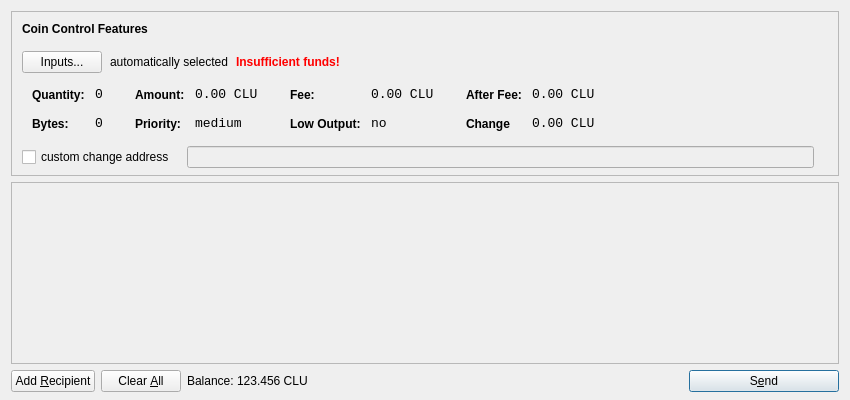
<?xml version="1.0" encoding="UTF-8"?>
<ui version="4.0">
 <class>SendCoinsDialog</class>
 <widget class="QDialog" name="SendCoinsDialog">
  <property name="geometry">
   <rect>
    <x>0</x>
    <y>0</y>
    <width>850</width>
    <height>400</height>
   </rect>
  </property>
  <property name="windowTitle">
   <string>Send Coins</string>
  </property>
  <layout class="QVBoxLayout" name="verticalLayout" stretch="0,1,0">
   <property name="bottomMargin">
    <number>8</number>
   </property>
   <item>
    <widget class="QFrame" name="frameCoinControl">
     <property name="sizePolicy">
      <sizepolicy hsizetype="Expanding" vsizetype="Expanding">
       <horstretch>0</horstretch>
       <verstretch>0</verstretch>
      </sizepolicy>
     </property>
     <property name="maximumSize">
      <size>
       <width>16777215</width>
       <height>16777215</height>
      </size>
     </property>
     <property name="frameShape">
      <enum>QFrame::StyledPanel</enum>
     </property>
     <property name="frameShadow">
      <enum>QFrame::Sunken</enum>
     </property>
     <layout class="QVBoxLayout" name="verticalLayoutCoinControl2">
      <property name="spacing">
       <number>-1</number>
      </property>
      <property name="leftMargin">
       <number>0</number>
      </property>
      <property name="topMargin">
       <number>0</number>
      </property>
      <property name="rightMargin">
       <number>0</number>
      </property>
      <property name="bottomMargin">
       <number>6</number>
      </property>
      <item>
       <layout class="QVBoxLayout" name="verticalLayoutCoinControl" stretch="0,0,0,0,1">
        <property name="spacing">
         <number>0</number>
        </property>
        <property name="leftMargin">
         <number>10</number>
        </property>
        <property name="topMargin">
         <number>10</number>
        </property>
        <item>
         <layout class="QHBoxLayout" name="horizontalLayoutCoinControl1">
          <property name="bottomMargin">
           <number>15</number>
          </property>
          <item>
           <widget class="QLabel" name="labelCoinControlFeatures">
            <property name="sizePolicy">
             <sizepolicy hsizetype="Preferred" vsizetype="Maximum">
              <horstretch>0</horstretch>
              <verstretch>0</verstretch>
             </sizepolicy>
            </property>
            <property name="font">
             <font>
              <weight>75</weight>
              <bold>true</bold>
             </font>
            </property>
            <property name="styleSheet">
             <string notr="true">font-weight:bold;</string>
            </property>
            <property name="text">
             <string>Coin Control Features</string>
            </property>
           </widget>
          </item>
         </layout>
        </item>
        <item>
         <layout class="QHBoxLayout" name="horizontalLayoutCoinControl2" stretch="0,0,0,0">
          <property name="spacing">
           <number>8</number>
          </property>
          <property name="bottomMargin">
           <number>10</number>
          </property>
          <item>
           <widget class="QPushButton" name="pushButtonCoinControl">
            <property name="styleSheet">
             <string notr="true"/>
            </property>
            <property name="text">
             <string>Inputs...</string>
            </property>
           </widget>
          </item>
          <item>
           <widget class="QLabel" name="labelCoinControlAutomaticallySelected">
            <property name="text">
             <string>automatically selected</string>
            </property>
            <property name="margin">
             <number>5</number>
            </property>
           </widget>
          </item>
          <item>
           <widget class="QLabel" name="labelCoinControlInsuffFunds">
            <property name="font">
             <font>
              <weight>75</weight>
              <bold>true</bold>
             </font>
            </property>
            <property name="styleSheet">
             <string notr="true">color:red;font-weight:bold;</string>
            </property>
            <property name="text">
             <string>Insufficient funds!</string>
            </property>
            <property name="margin">
             <number>5</number>
            </property>
           </widget>
          </item>
          <item>
           <spacer name="horizontalSpacerCoinControl">
            <property name="orientation">
             <enum>Qt::Horizontal</enum>
            </property>
            <property name="sizeHint" stdset="0">
             <size>
              <width>40</width>
              <height>1</height>
             </size>
            </property>
           </spacer>
          </item>
         </layout>
        </item>
        <item>
         <widget class="QWidget" name="widgetCoinControl" native="true">
          <property name="sizePolicy">
           <sizepolicy hsizetype="Preferred" vsizetype="Preferred">
            <horstretch>0</horstretch>
            <verstretch>0</verstretch>
           </sizepolicy>
          </property>
          <property name="minimumSize">
           <size>
            <width>0</width>
            <height>0</height>
           </size>
          </property>
          <property name="styleSheet">
           <string notr="true"/>
          </property>
          <layout class="QHBoxLayout" name="horizontalLayoutCoinControl5">
           <property name="margin">
            <number>0</number>
           </property>
           <item>
            <layout class="QHBoxLayout" name="horizontalLayoutCoinControl3" stretch="0,0,0,1">
             <property name="spacing">
              <number>20</number>
             </property>
             <property name="topMargin">
              <number>0</number>
             </property>
             <property name="bottomMargin">
              <number>10</number>
             </property>
             <item>
              <layout class="QFormLayout" name="formLayoutCoinControl1">
               <property name="horizontalSpacing">
                <number>10</number>
               </property>
               <property name="verticalSpacing">
                <number>14</number>
               </property>
               <property name="leftMargin">
                <number>10</number>
               </property>
               <property name="topMargin">
                <number>4</number>
               </property>
               <property name="rightMargin">
                <number>6</number>
               </property>
               <item row="0" column="0">
                <widget class="QLabel" name="labelCoinControlQuantityText">
                 <property name="styleSheet">
                  <string notr="true">font-weight:bold;</string>
                 </property>
                 <property name="text">
                  <string>Quantity:</string>
                 </property>
                 <property name="margin">
                  <number>0</number>
                 </property>
                </widget>
               </item>
               <item row="0" column="1">
                <widget class="QLabel" name="labelCoinControlQuantity">
                 <property name="font">
                  <font>
                   <family>Monospace</family>
                   <pointsize>10</pointsize>
                  </font>
                 </property>
                 <property name="cursor">
                  <cursorShape>IBeamCursor</cursorShape>
                 </property>
                 <property name="contextMenuPolicy">
                  <enum>Qt::ActionsContextMenu</enum>
                 </property>
                 <property name="text">
                  <string>0</string>
                 </property>
                 <property name="margin">
                  <number>0</number>
                 </property>
                 <property name="textInteractionFlags">
                  <set>Qt::LinksAccessibleByMouse|Qt::TextSelectableByKeyboard|Qt::TextSelectableByMouse</set>
                 </property>
                </widget>
               </item>
               <item row="1" column="0">
                <widget class="QLabel" name="labelCoinControlBytesText">
                 <property name="styleSheet">
                  <string notr="true">font-weight:bold;</string>
                 </property>
                 <property name="text">
                  <string>Bytes:</string>
                 </property>
                </widget>
               </item>
               <item row="1" column="1">
                <widget class="QLabel" name="labelCoinControlBytes">
                 <property name="font">
                  <font>
                   <family>Monospace</family>
                   <pointsize>10</pointsize>
                  </font>
                 </property>
                 <property name="cursor">
                  <cursorShape>IBeamCursor</cursorShape>
                 </property>
                 <property name="contextMenuPolicy">
                  <enum>Qt::ActionsContextMenu</enum>
                 </property>
                 <property name="text">
                  <string>0</string>
                 </property>
                 <property name="textInteractionFlags">
                  <set>Qt::LinksAccessibleByMouse|Qt::TextSelectableByKeyboard|Qt::TextSelectableByMouse</set>
                 </property>
                </widget>
               </item>
              </layout>
             </item>
             <item>
              <layout class="QFormLayout" name="formLayoutCoinControl2">
               <property name="horizontalSpacing">
                <number>10</number>
               </property>
               <property name="verticalSpacing">
                <number>14</number>
               </property>
               <property name="leftMargin">
                <number>6</number>
               </property>
               <property name="topMargin">
                <number>4</number>
               </property>
               <property name="rightMargin">
                <number>6</number>
               </property>
               <item row="0" column="0">
                <widget class="QLabel" name="labelCoinControlAmountText">
                 <property name="styleSheet">
                  <string notr="true">font-weight:bold;</string>
                 </property>
                 <property name="text">
                  <string>Amount:</string>
                 </property>
                 <property name="margin">
                  <number>0</number>
                 </property>
                </widget>
               </item>
               <item row="0" column="1">
                <widget class="QLabel" name="labelCoinControlAmount">
                 <property name="font">
                  <font>
                   <family>Monospace</family>
                   <pointsize>10</pointsize>
                  </font>
                 </property>
                 <property name="cursor">
                  <cursorShape>IBeamCursor</cursorShape>
                 </property>
                 <property name="contextMenuPolicy">
                  <enum>Qt::ActionsContextMenu</enum>
                 </property>
                 <property name="text">
                  <string notr="true">0.00 CLU</string>
                 </property>
                 <property name="textInteractionFlags">
                  <set>Qt::LinksAccessibleByMouse|Qt::TextSelectableByKeyboard|Qt::TextSelectableByMouse</set>
                 </property>
                </widget>
               </item>
               <item row="1" column="0">
                <widget class="QLabel" name="labelCoinControlPriorityText">
                 <property name="styleSheet">
                  <string notr="true">font-weight:bold;</string>
                 </property>
                 <property name="text">
                  <string>Priority:</string>
                 </property>
                </widget>
               </item>
               <item row="1" column="1">
                <widget class="QLabel" name="labelCoinControlPriority">
                 <property name="font">
                  <font>
                   <family>Monospace</family>
                   <pointsize>10</pointsize>
                  </font>
                 </property>
                 <property name="cursor">
                  <cursorShape>IBeamCursor</cursorShape>
                 </property>
                 <property name="contextMenuPolicy">
                  <enum>Qt::ActionsContextMenu</enum>
                 </property>
                 <property name="text">
                  <string>medium</string>
                 </property>
                 <property name="textInteractionFlags">
                  <set>Qt::LinksAccessibleByMouse|Qt::TextSelectableByKeyboard|Qt::TextSelectableByMouse</set>
                 </property>
                </widget>
               </item>
              </layout>
             </item>
             <item>
              <layout class="QFormLayout" name="formLayoutCoinControl3">
               <property name="horizontalSpacing">
                <number>10</number>
               </property>
               <property name="verticalSpacing">
                <number>14</number>
               </property>
               <property name="leftMargin">
                <number>6</number>
               </property>
               <property name="topMargin">
                <number>4</number>
               </property>
               <property name="rightMargin">
                <number>6</number>
               </property>
               <item row="0" column="0">
                <widget class="QLabel" name="labelCoinControlFeeText">
                 <property name="styleSheet">
                  <string notr="true">font-weight:bold;</string>
                 </property>
                 <property name="text">
                  <string>Fee:</string>
                 </property>
                 <property name="margin">
                  <number>0</number>
                 </property>
                </widget>
               </item>
               <item row="0" column="1">
                <widget class="QLabel" name="labelCoinControlFee">
                 <property name="font">
                  <font>
                   <family>Monospace</family>
                   <pointsize>10</pointsize>
                  </font>
                 </property>
                 <property name="cursor">
                  <cursorShape>IBeamCursor</cursorShape>
                 </property>
                 <property name="contextMenuPolicy">
                  <enum>Qt::ActionsContextMenu</enum>
                 </property>
                 <property name="text">
                  <string notr="true">0.00 CLU</string>
                 </property>
                 <property name="textInteractionFlags">
                  <set>Qt::LinksAccessibleByMouse|Qt::TextSelectableByKeyboard|Qt::TextSelectableByMouse</set>
                 </property>
                </widget>
               </item>
               <item row="1" column="0">
                <widget class="QLabel" name="labelCoinControlLowOutputText">
                 <property name="styleSheet">
                  <string notr="true">font-weight:bold;</string>
                 </property>
                 <property name="text">
                  <string>Low Output:</string>
                 </property>
                </widget>
               </item>
               <item row="1" column="1">
                <widget class="QLabel" name="labelCoinControlLowOutput">
                 <property name="font">
                  <font>
                   <family>Monospace</family>
                   <pointsize>10</pointsize>
                  </font>
                 </property>
                 <property name="cursor">
                  <cursorShape>IBeamCursor</cursorShape>
                 </property>
                 <property name="contextMenuPolicy">
                  <enum>Qt::ActionsContextMenu</enum>
                 </property>
                 <property name="text">
                  <string>no</string>
                 </property>
                 <property name="textInteractionFlags">
                  <set>Qt::LinksAccessibleByMouse|Qt::TextSelectableByKeyboard|Qt::TextSelectableByMouse</set>
                 </property>
                </widget>
               </item>
              </layout>
             </item>
             <item>
              <layout class="QFormLayout" name="formLayoutCoinControl4">
               <property name="horizontalSpacing">
                <number>10</number>
               </property>
               <property name="verticalSpacing">
                <number>14</number>
               </property>
               <property name="leftMargin">
                <number>6</number>
               </property>
               <property name="topMargin">
                <number>4</number>
               </property>
               <property name="rightMargin">
                <number>6</number>
               </property>
               <item row="0" column="0">
                <widget class="QLabel" name="labelCoinControlAfterFeeText">
                 <property name="styleSheet">
                  <string notr="true">font-weight:bold;</string>
                 </property>
                 <property name="text">
                  <string>After Fee:</string>
                 </property>
                 <property name="margin">
                  <number>0</number>
                 </property>
                </widget>
               </item>
               <item row="0" column="1">
                <widget class="QLabel" name="labelCoinControlAfterFee">
                 <property name="font">
                  <font>
                   <family>Monospace</family>
                   <pointsize>10</pointsize>
                  </font>
                 </property>
                 <property name="cursor">
                  <cursorShape>IBeamCursor</cursorShape>
                 </property>
                 <property name="contextMenuPolicy">
                  <enum>Qt::ActionsContextMenu</enum>
                 </property>
                 <property name="text">
                  <string notr="true">0.00 CLU</string>
                 </property>
                 <property name="textInteractionFlags">
                  <set>Qt::LinksAccessibleByMouse|Qt::TextSelectableByKeyboard|Qt::TextSelectableByMouse</set>
                 </property>
                </widget>
               </item>
               <item row="1" column="0">
                <widget class="QLabel" name="labelCoinControlChangeText">
                 <property name="styleSheet">
                  <string notr="true">font-weight:bold;</string>
                 </property>
                 <property name="text">
                  <string>Change</string>
                 </property>
                </widget>
               </item>
               <item row="1" column="1">
                <widget class="QLabel" name="labelCoinControlChange">
                 <property name="font">
                  <font>
                   <family>Monospace</family>
                   <pointsize>10</pointsize>
                  </font>
                 </property>
                 <property name="cursor">
                  <cursorShape>IBeamCursor</cursorShape>
                 </property>
                 <property name="contextMenuPolicy">
                  <enum>Qt::ActionsContextMenu</enum>
                 </property>
                 <property name="text">
                  <string notr="true">0.00 CLU</string>
                 </property>
                 <property name="textInteractionFlags">
                  <set>Qt::LinksAccessibleByMouse|Qt::TextSelectableByKeyboard|Qt::TextSelectableByMouse</set>
                 </property>
                </widget>
               </item>
              </layout>
             </item>
            </layout>
           </item>
          </layout>
         </widget>
        </item>
        <item>
         <layout class="QHBoxLayout" name="horizontalLayoutCoinControl4" stretch="0,0,0">
          <property name="spacing">
           <number>12</number>
          </property>
          <property name="sizeConstraint">
           <enum>QLayout::SetDefaultConstraint</enum>
          </property>
          <property name="topMargin">
           <number>5</number>
          </property>
          <property name="rightMargin">
           <number>5</number>
          </property>
          <item>
           <widget class="QCheckBox" name="checkBoxCoinControlChange">
            <property name="text">
             <string>custom change address</string>
            </property>
           </widget>
          </item>
          <item>
           <widget class="QLineEdit" name="lineEditCoinControlChange">
            <property name="enabled">
             <bool>false</bool>
            </property>
            <property name="sizePolicy">
             <sizepolicy hsizetype="Expanding" vsizetype="Fixed">
              <horstretch>0</horstretch>
              <verstretch>0</verstretch>
             </sizepolicy>
            </property>
           </widget>
          </item>
          <item>
           <widget class="QLabel" name="labelCoinControlChangeLabel">
            <property name="sizePolicy">
             <sizepolicy hsizetype="Preferred" vsizetype="Expanding">
              <horstretch>0</horstretch>
              <verstretch>0</verstretch>
             </sizepolicy>
            </property>
            <property name="minimumSize">
             <size>
              <width>0</width>
              <height>0</height>
             </size>
            </property>
            <property name="text">
             <string/>
            </property>
            <property name="margin">
             <number>3</number>
            </property>
           </widget>
          </item>
         </layout>
        </item>
        <item>
         <spacer name="verticalSpacerCoinControl">
          <property name="orientation">
           <enum>Qt::Vertical</enum>
          </property>
          <property name="sizeHint" stdset="0">
           <size>
            <width>800</width>
            <height>1</height>
           </size>
          </property>
         </spacer>
        </item>
       </layout>
      </item>
     </layout>
    </widget>
   </item>
   <item>
    <widget class="QScrollArea" name="scrollArea">
     <property name="widgetResizable">
      <bool>true</bool>
     </property>
     <widget class="QWidget" name="scrollAreaWidgetContents">
      <property name="geometry">
       <rect>
        <x>0</x>
        <y>0</y>
        <width>830</width>
        <height>165</height>
       </rect>
      </property>
      <layout class="QVBoxLayout" name="verticalLayout_2">
       <property name="margin">
        <number>0</number>
       </property>
       <item>
        <layout class="QVBoxLayout" name="entries">
         <property name="spacing">
          <number>6</number>
         </property>
        </layout>
       </item>
       <item>
        <spacer name="verticalSpacer">
         <property name="orientation">
          <enum>Qt::Vertical</enum>
         </property>
         <property name="sizeHint" stdset="0">
          <size>
           <width>20</width>
           <height>40</height>
          </size>
         </property>
        </spacer>
       </item>
      </layout>
     </widget>
    </widget>
   </item>
   <item>
    <layout class="QHBoxLayout" name="horizontalLayout">
     <item>
      <widget class="QPushButton" name="addButton">
       <property name="toolTip">
        <string>Send to multiple recipients at once</string>
       </property>
       <property name="text">
        <string>Add &amp;Recipient</string>
       </property>
       <property name="autoDefault">
        <bool>false</bool>
       </property>
      </widget>
     </item>
     <item>
      <widget class="QPushButton" name="clearButton">
       <property name="sizePolicy">
        <sizepolicy hsizetype="Minimum" vsizetype="Fixed">
         <horstretch>0</horstretch>
         <verstretch>0</verstretch>
        </sizepolicy>
       </property>
       <property name="toolTip">
        <string>Remove all transaction fields</string>
       </property>
       <property name="text">
        <string>Clear &amp;All</string>
       </property>
       <property name="autoRepeatDelay">
        <number>300</number>
       </property>
       <property name="autoDefault">
        <bool>false</bool>
       </property>
      </widget>
     </item>
     <item>
      <layout class="QHBoxLayout" name="horizontalLayout_2">
       <property name="spacing">
        <number>3</number>
       </property>
       <item>
        <widget class="QLabel" name="label">
         <property name="sizePolicy">
          <sizepolicy hsizetype="Preferred" vsizetype="Fixed">
           <horstretch>0</horstretch>
           <verstretch>0</verstretch>
          </sizepolicy>
         </property>
         <property name="text">
          <string>Balance:</string>
         </property>
        </widget>
       </item>
       <item>
        <widget class="QLabel" name="labelBalance">
         <property name="sizePolicy">
          <sizepolicy hsizetype="Preferred" vsizetype="Fixed">
           <horstretch>0</horstretch>
           <verstretch>0</verstretch>
          </sizepolicy>
         </property>
         <property name="cursor">
          <cursorShape>IBeamCursor</cursorShape>
         </property>
         <property name="text">
          <string notr="true">123.456 CLU</string>
         </property>
         <property name="textInteractionFlags">
          <set>Qt::LinksAccessibleByMouse|Qt::TextSelectableByKeyboard|Qt::TextSelectableByMouse</set>
         </property>
        </widget>
       </item>
      </layout>
     </item>
     <item>
      <spacer name="horizontalSpacer">
       <property name="orientation">
        <enum>Qt::Horizontal</enum>
       </property>
       <property name="sizeHint" stdset="0">
        <size>
         <width>40</width>
         <height>20</height>
        </size>
       </property>
      </spacer>
     </item>
     <item>
      <widget class="QPushButton" name="sendButton">
       <property name="minimumSize">
        <size>
         <width>150</width>
         <height>0</height>
        </size>
       </property>
       <property name="toolTip">
        <string>Confirm the send action</string>
       </property>
       <property name="text">
        <string>S&amp;end</string>
       </property>
       <property name="icon">
        <iconset resource="../bitcoin.qrc">
         <normaloff>:/icons/send</normaloff>:/icons/send</iconset>
       </property>
       <property name="default">
        <bool>true</bool>
       </property>
      </widget>
     </item>
    </layout>
   </item>
  </layout>
 </widget>
 <resources>
  <include location="../bitcoin.qrc"/>
 </resources>
 <connections/>
</ui>
